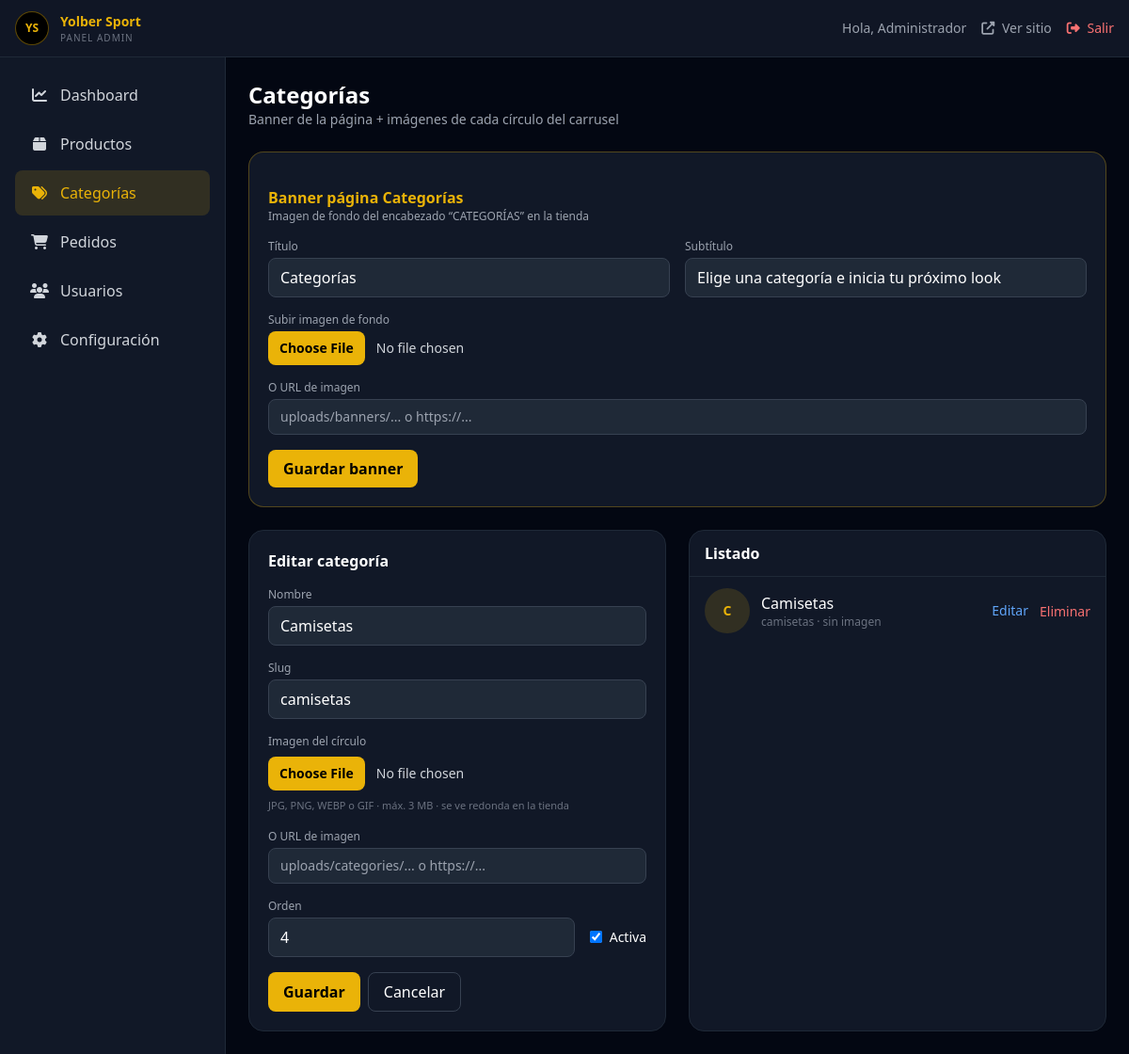
Screenshot of /admin/categories.php?edit=1 (signed in) with the database file from the repository.
### tables this page shows
CREATE TABLE IF NOT EXISTS categories (
    id INT AUTO_INCREMENT PRIMARY KEY,
    name VARCHAR(255) NOT NULL,
    slug VARCHAR(255) UNIQUE NOT NULL,
    icon_url VARCHAR(500) NOT NULL,
    sort_order INT DEFAULT 0,
    is_active TINYINT(1) DEFAULT 1,
    created_at TIMESTAMP DEFAULT CURRENT_TIMESTAMP,
    updated_at TIMESTAMP DEFAULT CURRENT_TIMESTAMP ON UPDATE CURRENT_TIMESTAMP,
    INDEX idx_slug (slug),
    INDEX idx_sort (sort_order),
    INDEX idx_active (is_active)
);

### config/database.php (called while the page is built, shortened)
<?php
class Database {
    private static $instance = null;
    private $connection;
    private function __construct() {
        $host = getenv('DB_HOST') ?: 'localhost';
        $dbname = getenv('DB_NAME') ?: 'yober_sport';
        $username = getenv('DB_USER') ?: 'root';
        $password = getenv('DB_PASSWORD') ?: '';
        $charset = 'utf8mb4';
        $dsn = "mysql:host=$host;dbname=$dbname;charset=$charset";
        try {
            $this->connection = new PDO($dsn, $username, $password, [
                PDO::ATTR_ERRMODE => PDO::ERRMODE_EXCEPTION,
                PDO::ATTR_DEFAULT_FETCH_MODE => PDO::FETCH_ASSOC,
                PDO::ATTR_EMULATE_PREPARES => false,
            ]);
        } catch (PDOException $e) {
            error_log("Database connection failed: " . $e->getMessage());
            $isApi = strpos($_SERVER['SCRIPT_NAME'] ?? '', '/api/') !== false;
            http_response_code(500);
            if ($isApi) {
                header('Content-Type: application/json');
                echo json_encode(['error' => 'Database connection failed', 'detail' => $e->getMessage()]);
            } else {
                header('Content-Type: text/html; charset=utf-8');
                echo '<!DOCTYPE html><html><body style="font-family:sans-serif;background:#111;color:#fff;padding:2rem">';
                echo '<h1>Error de conexión a la base de datos</h1>';
                echo '<p>Revisa <code>backend/.env</code> (DB_HOST, DB_NAME=yober_sport, DB_USER, DB_PASSWORD).</p>';
                echo '<pre style="color:#f87171">' . htmlspecialchars($e->getMessage()) . '</pre>';
                echo '</body></html>';
            }
            exit;
        }
    }
    private static function loadEnv(): void {
        $path = dirname(__DIR__) . DIRECTORY_SEPARATOR . '.env';
        if (!is_readable($path)) {
            return;
        }
    }
    public static function getInstance() {
        if (self::$instance === null) {
            self::$instance = new self();
        }
        return self::$instance;
    }
    public function query($sql, $params = []) {
        $stmt = $this->connection->prepare($sql);
        $stmt->execute($params);
        return $stmt;
    }
    public function fetchAll($sql, $params = []) {
        $stmt = $this->query($sql, $params);
        return $stmt->fetchAll();
    }
    public function fetchOne($sql, $params = []) {
        $stmt = $this->query($sql, $params);
        return $stmt->fetch();
    }
}

### admin/categories.php (the view, shortened to what this page needs)
<?php
require_once __DIR__ . '/includes/bootstrap.php';
$db = Database::getInstance();
function isCategoryImagePath(?string $value): bool {
    $value = trim((string)$value);
    if ($value === '') return false;
    return (bool)preg_match('#^(https?:)?//#i', $value)
        || str_contains($value, '/')
        || str_contains($value, '.');
}
function categoryImagePublicUrl(?string $value): string {
    $value = trim((string)$value);
    if (!isCategoryImagePath($value)) return '';
    return '../' . ltrim($value, '/');
}
try {
    $categories = $db->fetchAll("SELECT * FROM categories ORDER BY sort_order ASC, name ASC");
} catch (Exception $e) {
    $categories = [];
    flashSet('error', 'Ejecuta migrations/001_categories.sql');
}
$editId = isset($_GET['edit']) ? (int)$_GET['edit'] : 0;
$editCategory = null;
foreach ($categories as $cat) {
    if ((int)$cat['id'] === $editId) { $editCategory = $cat; break; }
}
$bannerPath = getSetting($db, 'categories_banner_image', '');
$bannerTitle = getSetting($db, 'categories_banner_title', 'Categorías');
$bannerSubtitle = getSetting($db, 'categories_banner_subtitle', 'Elige una categoría e inicia tu próximo look');
?>
<div class="mb-6">
    <h2 class="text-2xl font-bold">Categorías</h2>
    <p class="text-sm text-gray-400">Banner de la página + imágenes de cada círculo del carrusel</p>
</div>
<form method="POST" enctype="multipart/form-data" class="mb-6 space-y-4 rounded-2xl border border-yellow-500/30 bg-gray-900 p-5">
    <div class="flex flex-wrap items-start justify-between gap-3">
        <div>
            <h3 class="font-bold text-yellow-500">Banner página Categorías</h3>
            <p class="text-xs text-gray-400">Imagen de fondo del encabezado “CATEGORÍAS” en la tienda</p>
        </div>
    </div>
    <div class="grid gap-4 md:grid-cols-2">
        <div>
            <label class="mb-1 block text-xs text-gray-400">Título</label>
            <input name="banner_title" value="<?php echo htmlspecialchars($bannerTitle); ?>" class="w-full rounded-lg border border-gray-700 bg-gray-800 px-3 py-2">
        </div>
        <div>
            <label class="mb-1 block text-xs text-gray-400">Subtítulo</label>
            <input name="banner_subtitle" value="<?php echo htmlspecialchars($bannerSubtitle); ?>" class="w-full rounded-lg border border-gray-700 bg-gray-800 px-3 py-2">
        </div>
    </div>
    <div>
        <label class="mb-1 block text-xs text-gray-400">Subir imagen de fondo</label>
        <input type="file" name="banner_image" accept="image/jpeg,image/png,image/webp,image/gif" class="block w-full text-sm text-gray-300 file:mr-3 file:rounded-lg file:border-0 file:bg-yellow-500 file:px-3 file:py-2 file:font-bold file:text-black">
    </div>
    <div>
        <label class="mb-1 block text-xs text-gray-400">O URL de imagen</label>
        <input name="banner_url" value="<?php echo htmlspecialchars($bannerPath); ?>" placeholder="uploads/banners/... o https://..." class="w-full rounded-lg border border-gray-700 bg-gray-800 px-3 py-2 text-sm">
    </div>
    <button class="rounded-lg bg-yellow-500 px-4 py-2 font-bold text-black">Guardar banner</button>
</form>
<div class="grid gap-6 lg:grid-cols-2">
    <form method="POST" enctype="multipart/form-data" class="space-y-4 rounded-2xl border border-gray-800 bg-gray-900 p-5">
        <h3 class="font-bold"><?php echo $editCategory ? 'Editar' : 'Nueva'; ?> categoría</h3>
        <div>
            <label class="mb-1 block text-xs text-gray-400">Nombre</label>
            <input name="name" required value="<?php echo htmlspecialchars($editCategory['name'] ?? ''); ?>" class="w-full rounded-lg border border-gray-700 bg-gray-800 px-3 py-2">
        </div>
        <div>
            <label class="mb-1 block text-xs text-gray-400">Slug</label>
            <input name="slug" value="<?php echo htmlspecialchars($editCategory['slug'] ?? ''); ?>" class="w-full rounded-lg border border-gray-700 bg-gray-800 px-3 py-2" placeholder="auto">
        </div>
        <div>
            <label class="mb-2 block text-xs text-gray-400">Imagen del círculo</label>
            <input type="file" name="image" accept="image/jpeg,image/png,image/webp,image/gif" class="block w-full text-sm text-gray-300 file:mr-3 file:rounded-lg file:border-0 file:bg-yellow-500 file:px-3 file:py-2 file:font-bold file:text-black">
            <p class="mt-2 text-[11px] text-gray-500">JPG, PNG, WEBP o GIF · máx. 3 MB · se ve redonda en la tienda</p>
        </div>
        <div>
            <label class="mb-1 block text-xs text-gray-400">O URL de imagen</label>
            <input name="image_url" value="<?php echo htmlspecialchars(isCategoryImagePath($editCategory['icon_url'] ?? '') ? ($editCategory['icon_url'] ?? '') : ''); ?>" placeholder="uploads/categories/... o https://..." class="w-full rounded-lg border border-gray-700 bg-gray-800 px-3 py-2 text-sm">
        </div>
        <div class="flex items-center gap-4">
            <div class="flex-1">
                <label class="mb-1 block text-xs text-gray-400">Orden</label>
                <input type="number" name="sort_order" value="<?php echo htmlspecialchars((string)($editCategory['sort_order'] ?? '0')); ?>" class="w-full rounded-lg border border-gray-700 bg-gray-800 px-3 py-2">
            </div>
            <label class="mt-5 flex items-center gap-2 text-sm"><input type="checkbox" name="is_active" <?php echo !isset($editCategory) || !empty($editCategory['is_active']) ? 'checked' : ''; ?>> Activa</label>
        </div>
        <div class="flex gap-2">
            <button class="rounded-lg bg-yellow-500 px-4 py-2 font-bold text-black"><?php echo $editCategory ? 'Guardar' : 'Crear'; ?></button>
            <?php if ($editCategory): ?><a href="categories.php" class="rounded-lg border border-gray-700 px-4 py-2">Cancelar</a><?php endif; ?>
        </div>
    </form>
    <div class="overflow-hidden rounded-2xl border border-gray-800 bg-gray-900">
        <div class="border-b border-gray-800 px-4 py-3 font-semibold">Listado</div>
        <div class="divide-y divide-gray-800">
            <?php foreach ($categories as $cat):
                $img = categoryImagePublicUrl($cat['icon_url'] ?? '');
            ?>
                <div class="flex items-center gap-3 px-4 py-3">
                    <?php if ($img): ?>
                        <img src="<?php echo htmlspecialchars($img); ?>" alt="" class="h-12 w-12 rounded-full object-cover border border-yellow-500/30">
                    <?php else: ?>
                        <div class="grid h-12 w-12 place-items-center rounded-full bg-yellow-500/15 text-sm font-bold text-yellow-500">
                            <?php echo strtoupper(substr($cat['name'], 0, 1)); ?>
                        </div>
                    <?php endif; ?>
                    <div class="min-w-0 flex-1">
                        <p class="font-medium"><?php echo htmlspecialchars($cat['name']); ?></p>
                        <p class="truncate text-xs text-gray-500"><?php echo htmlspecialchars($cat['slug']); ?><?php echo $img ? '' : ' · sin imagen'; ?></p>
                    </div>
                    <a href="categories.php?edit=<?php echo (int)$cat['id']; ?>" class="text-sm text-blue-400">Editar</a>
                    <form method="POST" onsubmit="return confirm('¿Eliminar?')">
                        <button class="text-sm text-red-400">Eliminar</button>
                    </form>
                </div>
            <?php endforeach; ?>
        </div>
    </div>
</div>

### rows the page displays
categories: name "Camisetas", slug "camisetas", sort_order "4", is_active "☑", name "C", icon_url "· sin imagen"

### other values shown
$userName "Administrador"
$item['label'] "Dashboard"
$item['label'] "Productos"
$item['label'] "Categorías"
$item['label'] "Pedidos"
$item['label'] "Usuarios"
$item['label'] "Configuración"
